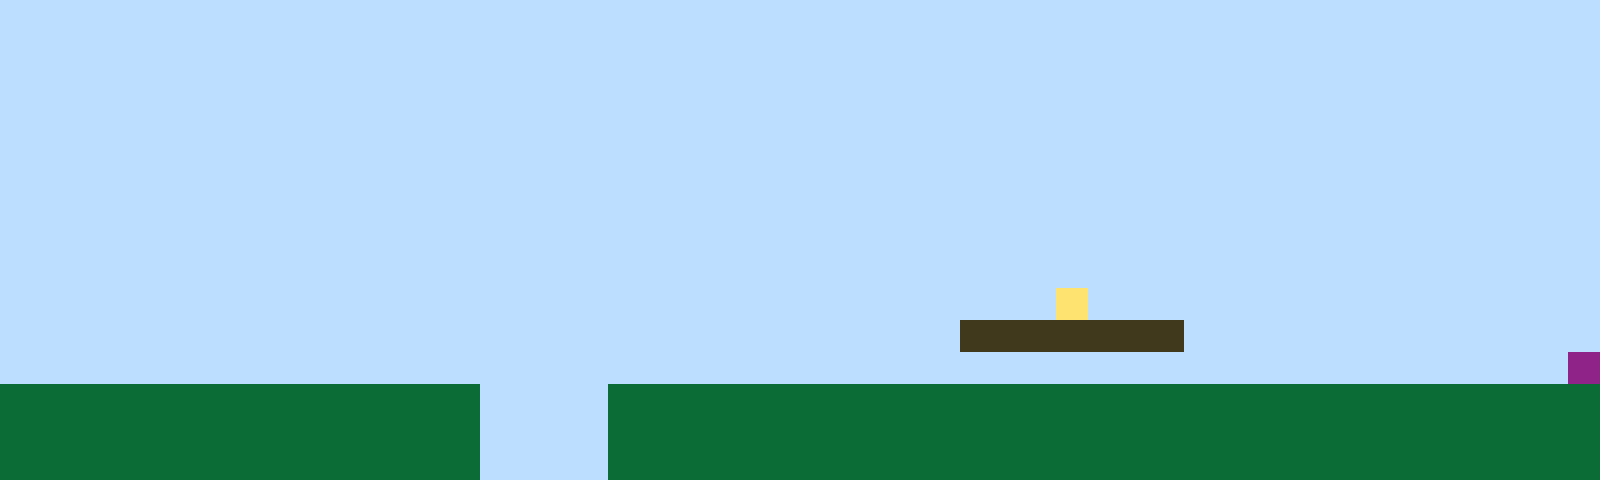

A 2D game scene composited from a Tiled map and its tileset images. What follows is a short description and the map's XML, with every tile layer's data as written:
An orthogonal 50x15 tile map with 32x32 px tiles, 1 tile layer (Tile Layer 1).

<map version="1.10" tiledversion="1.11.2" orientation="orthogonal" renderorder="right-up" width="50" height="15" tilewidth="32" tileheight="32" infinite="0" nextlayerid="2" nextobjectid="1"><editorsettings><export target="map1.csv" format="csv" /></editorsettings><tileset firstgid="1" name="sprites" tilewidth="32" tileheight="32" tilecount="6" columns="3"><image source="sprites.png" width="96" height="64" /></tileset><layer id="1" name="Tile Layer 1" width="50" height="15"><data encoding="csv">1,1,1,1,1,1,1,1,1,1,1,1,1,1,1,1,1,1,1,1,1,1,1,1,1,1,1,1,1,1,1,1,1,1,1,1,1,1,1,1,1,1,1,1,1,1,1,1,1,1,1,1,1,1,1,1,1,1,1,1,1,1,1,1,1,1,1,1,1,1,1,1,1,1,1,1,1,1,1,1,1,1,1,1,1,1,1,1,1,1,1,1,1,1,1,1,1,1,1,1,1,1,1,1,1,1,1,1,1,1,1,1,1,1,1,1,1,1,1,1,1,1,1,1,1,1,1,1,1,1,1,1,1,1,1,1,1,1,1,1,1,1,1,1,1,1,1,1,1,1,1,1,1,1,1,1,1,1,1,1,1,1,1,1,1,1,1,1,1,1,1,1,1,1,1,1,1,1,1,1,1,1,1,1,1,1,1,1,1,1,1,1,1,1,1,1,1,1,1,1,1,1,1,1,1,1,1,1,1,1,1,1,1,1,1,1,1,1,1,1,1,1,1,1,1,1,1,1,1,1,1,1,1,1,1,1,1,1,1,1,1,1,1,1,1,1,1,1,1,1,1,1,1,1,1,1,1,1,1,1,1,1,1,1,1,1,1,1,1,1,1,1,1,1,1,1,1,1,1,1,1,1,1,1,1,1,1,1,1,1,1,1,1,1,1,1,1,1,1,1,1,1,1,1,1,1,1,1,1,1,1,1,1,1,1,1,1,1,1,1,1,1,1,1,1,1,1,1,1,1,1,1,1,1,1,1,1,1,1,1,1,1,1,1,1,1,1,1,1,1,1,1,1,1,1,1,1,1,1,1,1,1,1,1,1,1,1,1,1,1,1,1,1,1,1,1,1,1,1,1,1,1,1,1,1,1,1,1,1,1,1,1,1,1,1,1,1,1,1,1,1,1,1,1,1,1,1,1,1,1,1,1,1,1,1,1,1,1,1,1,1,1,1,1,1,1,1,1,1,1,1,1,1,1,1,1,1,1,1,1,1,1,1,1,1,1,1,1,1,1,1,1,1,1,1,1,1,1,1,1,1,1,1,1,1,1,1,1,1,1,1,1,1,1,1,1,1,1,1,1,1,1,1,4,1,1,1,1,1,1,1,1,1,1,1,1,1,1,1,1,1,1,1,1,1,1,1,1,1,1,1,1,1,1,1,1,1,1,1,1,1,1,1,1,1,1,1,1,1,1,3,3,3,3,3,3,3,1,1,1,1,1,1,1,1,1,1,1,1,1,1,1,1,1,1,1,1,1,1,1,1,1,1,1,1,1,1,1,1,1,1,1,1,1,1,1,1,1,1,1,1,1,1,1,1,1,1,1,1,1,1,1,1,1,1,1,1,1,1,6,2,2,2,2,2,2,2,2,2,2,2,2,2,2,2,1,1,1,1,2,2,2,2,2,2,2,2,2,2,2,2,2,2,2,2,2,2,2,2,2,2,2,2,2,2,2,2,2,2,2,2,2,2,2,2,2,2,2,2,2,2,2,2,2,2,1,1,1,1,2,2,2,2,2,2,2,2,2,2,2,2,2,2,2,2,2,2,2,2,2,2,2,2,2,2,2,2,2,2,2,2,2,2,2,2,2,2,2,2,2,2,2,2,2,2,1,1,1,1,2,2,2,2,2,2,2,2,2,2,2,2,2,2,2,2,2,2,2,2,2,2,2,2,2,2,2,2,2,2,2</data></layer></map>
